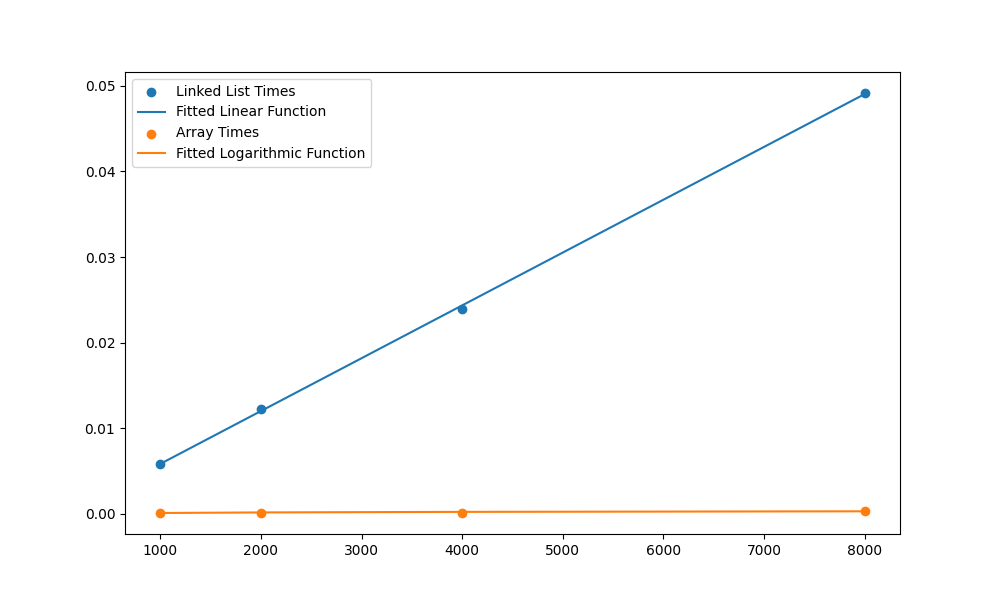

The Python source for this figure:

# Linked List

import timeit
from random import randint
import matplotlib.pyplot as plt
from scipy.optimize import curve_fit
import numpy as np

class Node:
    def __init__(self, data):
        self.data = data
        self.next = None
        self.prev = None

class LinkedList:
    def newNode(self, x):
        temp = Node(0)
        temp.data = x
        temp.next = None
        return temp

    def middleNode(self, start, last):
        if (start == None):
            return None

        slow = start
        fast = start.next

        while (fast != last):
            fast = fast.next
            if (fast != last):
                slow = slow.next
                fast = fast.next

        return slow

    def binarySearch(self, head, value):
        start = head
        last = None

        while (True):
            mid = self.middleNode(start, last)

            if (mid == None):
                return None

            if (mid.data == value):
                return mid

            elif (mid.data > value):
                start = mid.next

            else:
                last = mid

            if (not last == None or not start == None):
                break

        return None

    def insertNode(self, head, data):
        temp = self.newNode(data)

        if (head == None):
            head = temp
            return temp

        temp.next = head
        head.prev = temp
        head = temp

        return temp

def arrayBinarySearch(arr, value):
    start = 0
    last = len(arr) - 1

    while (start <= last):
        mid = (start + last) // 2

        if (arr[mid] == value):
            return mid

        elif (arr[mid] < value):
            start = mid + 1

        else:
            last = mid - 1

    return -1

# 4. The linked list binary search has a time complexity of O(n) because accessing an element in a linked list is O(n)

sizes = [1000, 2000, 4000, 8000]
linked_list_times = []
array_times = []

for size in sizes:
    array = [i for i in range(size)]
    link = LinkedList()
    head = None
    for i in range(size):
        head = link.insertNode(head, i)
    search_value = randint(0, size - 1)
    linked_list_times.append(timeit.timeit(lambda: link.binarySearch(head, search_value), number=100))
    array_times.append(timeit.timeit(lambda: arrayBinarySearch(array, search_value), number=100))
    print(f"Size: {size}, Linked List Time: {linked_list_times[-1]}, Array Time: {array_times[-1]}")

# Define the form of the function you want to fit
def linear_func(x, a, b):
    return a * x + b

def logarithmic_func(x, a, b):
    return a * np.log(x) + b

# Fit the functions to the data
popt_linear, _ = curve_fit(linear_func, sizes, linked_list_times)
popt_logarithmic, _ = curve_fit(logarithmic_func, sizes, array_times)

# Plot the data and the fitted functions
plt.figure(figsize=(10, 6))
plt.scatter(sizes, linked_list_times, label='Linked List Times')
plt.plot(sizes, linear_func(np.array(sizes), *popt_linear), label='Fitted Linear Function')
plt.scatter(sizes, array_times, label='Array Times')
plt.plot(sizes, logarithmic_func(np.array(sizes), *popt_logarithmic), label='Fitted Logarithmic Function')
plt.legend()
plt.show()
plt.savefig('ex1.png')